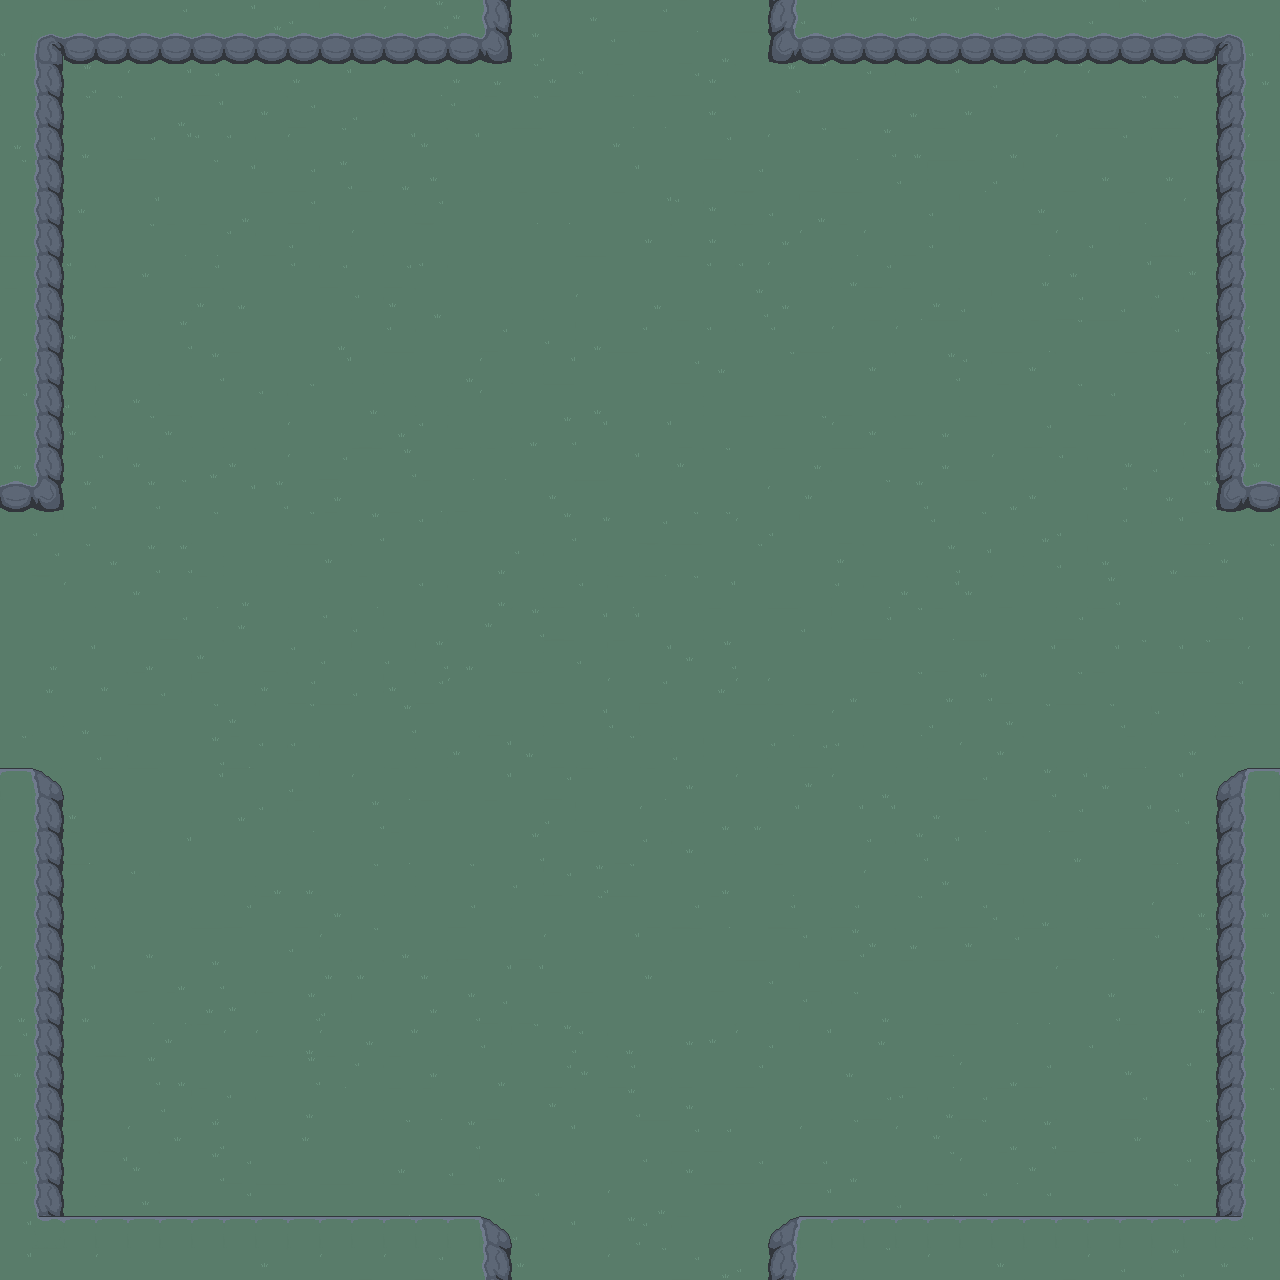

Rendered tile map (Tiled .tmx) drawn with the repository's tilesets; below, a short description and the full map source, tile grids included:
An orthogonal 40x40 tile map with 32x32 px tiles, 1 tile layer (ground) and 16 objects.

<map version="1.10" tiledversion="1.10.2" orientation="orthogonal" renderorder="right-down" width="40" height="40" tilewidth="32" tileheight="32" infinite="0" nextlayerid="3" nextobjectid="35">
 <tileset firstgid="1" source="tileset.tsx" />
 <layer id="1" name="ground" width="40" height="40">
  <data encoding="csv">
460,452,257,428,354,353,464,355,291,324,400,259,356,289,260,675,396,396,322,354,353,258,460,354,673,324,452,428,322,354,452,292,428,321,324,290,432,388,388,460,
324,737,706,706,706,706,706,706,706,706,706,706,706,706,706,707,289,388,452,292,432,354,291,257,705,706,706,706,706,706,706,706,706,706,706,706,706,706,738,324,
460,675,289,428,356,355,353,396,388,260,355,323,432,258,260,322,290,260,292,258,420,353,260,323,289,290,388,292,321,355,259,324,356,290,356,432,323,259,673,322,
396,675,290,290,428,291,355,420,260,353,400,324,400,400,292,259,290,259,396,258,258,321,260,432,400,432,432,428,322,388,260,396,400,388,323,290,290,388,673,400,
322,675,291,464,353,355,292,292,460,356,290,460,355,260,355,400,257,323,396,260,400,396,353,321,356,290,258,289,291,259,452,291,321,356,257,292,257,428,673,356,
290,675,321,388,452,420,290,355,432,353,289,354,291,322,460,464,388,432,420,355,388,323,396,353,432,354,321,400,324,257,258,324,400,354,322,323,322,428,673,257,
452,675,322,452,355,388,323,291,259,353,452,321,464,353,400,323,258,258,396,259,355,292,260,259,324,291,257,388,452,324,321,432,322,432,396,258,432,356,673,321,
464,675,420,388,290,258,258,292,354,324,460,356,400,259,464,323,321,420,432,323,260,432,260,259,322,356,258,356,354,324,396,400,258,356,324,452,354,396,673,259,
257,675,292,354,322,452,353,400,432,292,353,388,353,292,420,460,432,396,257,388,388,259,292,292,356,464,291,353,323,388,428,420,291,322,323,355,257,260,673,396,
259,675,323,400,388,464,260,322,400,428,452,292,260,291,323,400,460,323,356,323,322,396,400,289,322,432,428,464,258,260,324,464,388,353,388,324,292,323,673,428,
400,675,260,257,464,289,464,432,323,432,291,420,292,321,460,353,396,324,291,323,292,259,292,464,292,464,356,259,356,257,400,432,258,290,257,321,353,452,673,356,
356,675,452,432,396,428,289,259,428,396,355,460,257,432,291,356,460,355,400,257,460,353,322,452,290,257,396,260,460,289,292,257,260,321,400,259,396,290,673,464,
353,675,324,420,260,354,400,396,292,290,432,291,464,452,464,356,396,257,291,396,428,452,432,396,354,432,354,323,354,460,396,259,388,290,353,464,428,420,673,452,
323,675,260,420,290,260,464,428,323,356,321,354,322,292,420,464,291,289,355,396,355,354,323,259,420,290,356,260,420,322,259,400,353,354,432,323,321,356,673,323,
322,675,464,292,260,432,291,260,420,356,353,257,289,428,258,258,388,420,460,355,464,260,290,452,259,322,257,432,259,322,396,356,396,292,388,260,324,289,673,260,
706,707,289,432,289,290,323,355,289,321,322,400,452,258,354,460,420,260,257,460,388,321,420,396,356,260,321,290,289,323,259,291,260,432,420,292,322,289,705,706,
400,324,396,460,323,464,290,388,388,290,259,289,259,292,388,396,460,289,355,356,353,290,290,356,324,432,354,432,420,292,290,452,291,324,420,292,355,258,432,321,
323,353,290,322,289,289,460,396,452,257,260,428,388,388,420,291,292,432,452,460,258,257,323,290,432,432,260,428,420,289,355,464,420,324,322,452,291,257,260,290,
420,259,356,400,260,388,258,291,432,464,428,258,400,292,400,291,452,354,292,258,259,290,355,396,428,464,292,258,260,355,260,354,388,464,289,432,388,257,464,400,
400,464,321,321,321,353,321,322,396,460,292,324,428,464,420,260,289,354,355,355,420,464,259,420,257,324,464,353,290,258,428,321,452,353,259,432,420,452,353,323,
396,291,355,323,291,396,260,388,354,292,324,323,324,289,291,321,452,257,324,259,355,322,289,400,388,420,464,400,321,354,257,400,355,452,355,290,355,290,321,356,
400,322,321,260,259,324,259,452,260,353,464,324,260,353,356,396,257,354,400,356,353,396,322,356,356,388,291,259,290,291,289,354,321,290,259,396,257,257,353,388,
321,464,291,354,257,420,290,260,420,290,257,400,289,432,452,354,464,321,355,324,460,321,432,257,258,259,356,323,258,324,396,322,290,257,290,324,292,452,396,257,
290,396,396,324,388,396,289,258,292,292,323,321,464,452,260,355,322,354,464,290,460,324,323,452,292,353,292,396,464,323,356,260,323,452,464,258,388,260,259,460,
642,643,452,259,257,400,355,257,464,324,388,356,258,460,400,355,388,353,259,321,258,322,396,356,323,260,356,291,396,460,353,432,289,355,322,257,355,464,641,642,
354,675,260,464,400,460,321,322,292,258,460,289,388,259,321,259,460,324,354,452,356,464,291,291,355,396,355,355,420,260,258,460,258,353,464,355,353,324,673,388,
323,675,258,257,400,355,400,428,452,321,452,432,258,323,452,321,289,432,396,354,292,322,464,428,400,428,464,292,289,355,432,460,321,291,460,396,258,396,673,432,
420,675,257,428,292,323,400,464,291,291,464,290,464,432,290,323,324,353,289,290,432,323,291,428,258,464,323,356,464,322,388,259,396,464,396,428,257,323,673,432,
460,675,464,388,321,464,321,353,259,354,322,432,400,428,353,464,396,400,290,257,354,353,258,323,353,460,353,432,290,354,353,324,291,464,388,432,356,322,673,322,
464,675,388,388,291,400,257,323,428,324,356,290,291,452,354,432,354,356,388,355,321,257,400,428,257,292,289,260,322,259,260,353,257,354,258,257,292,290,673,259,
356,675,355,321,354,291,289,452,323,452,260,260,420,260,388,355,355,388,460,400,260,432,354,257,324,354,259,432,259,259,259,388,420,356,400,396,420,452,673,420,
291,675,291,452,258,258,322,260,259,289,324,396,400,322,289,353,354,259,259,396,396,323,388,460,452,292,290,291,452,420,396,258,258,464,289,321,354,322,673,290,
353,675,420,354,420,260,259,356,356,291,356,322,355,356,464,324,290,289,292,291,464,322,260,356,324,355,428,322,323,258,259,432,400,321,324,259,396,388,673,396,
322,675,321,257,289,291,323,432,259,289,258,292,259,322,323,291,400,353,260,353,452,354,428,353,452,420,322,323,354,258,356,291,353,420,323,260,388,292,673,323,
321,675,388,428,396,324,258,292,420,291,396,452,259,258,388,354,428,260,400,289,388,322,432,460,400,452,452,353,292,291,353,259,464,460,432,353,388,396,673,290,
322,675,259,354,356,322,289,420,323,322,323,388,290,321,289,396,321,355,432,428,257,353,353,460,464,356,290,388,356,260,290,291,289,354,420,322,464,290,673,464,
353,675,388,355,260,400,289,353,464,323,400,464,322,428,324,291,396,464,432,321,292,322,354,353,460,353,291,396,460,290,356,258,260,400,259,432,396,292,673,292,
420,675,464,259,322,452,428,353,257,396,257,396,258,420,259,452,353,400,420,356,291,323,257,432,259,355,432,460,324,258,353,428,353,432,396,432,290,460,673,460,
355,769,642,642,642,642,642,642,642,642,642,642,642,642,642,643,324,355,464,289,292,259,432,464,641,642,642,642,642,642,642,642,642,642,642,642,642,642,770,324,
355,257,420,356,396,428,420,388,260,452,356,354,356,353,388,675,260,388,323,356,290,353,291,324,673,460,460,290,323,356,400,260,452,354,356,324,289,388,260,460
</data>
 </layer>
 <objectgroup id="2" name="collision">
  <object id="3" x="64" y="32" width="448" height="32" />
  <object id="4" x="768" y="32" width="448" height="32" />
  <object id="5" x="1216" y="64" width="32" height="448" />
  <object id="6" x="1216" y="768" width="32" height="448" />
  <object id="7" x="768" y="1216" width="448" height="32" />
  <object id="8" x="32" y="32" width="32" height="32" />
  <object id="9" x="1216" y="32" width="32" height="32" />
  <object id="10" x="32" y="64" width="32" height="448" />
  <object id="12" x="32" y="768" width="32" height="448" />
  <object id="13" x="64" y="1216" width="448" height="32" />
  <object id="14" x="32" y="1216" width="32" height="32" />
  <object id="15" x="1216" y="1216" width="32" height="32" />
  <object id="26" x="0" y="512" width="32" height="256" />
  <object id="28" x="512" y="0" width="256" height="32" />
  <object id="29" x="1248" y="512" width="32" height="256" />
  <object id="30" x="512" y="1248" width="256" height="32" />
 </objectgroup>
</map>
